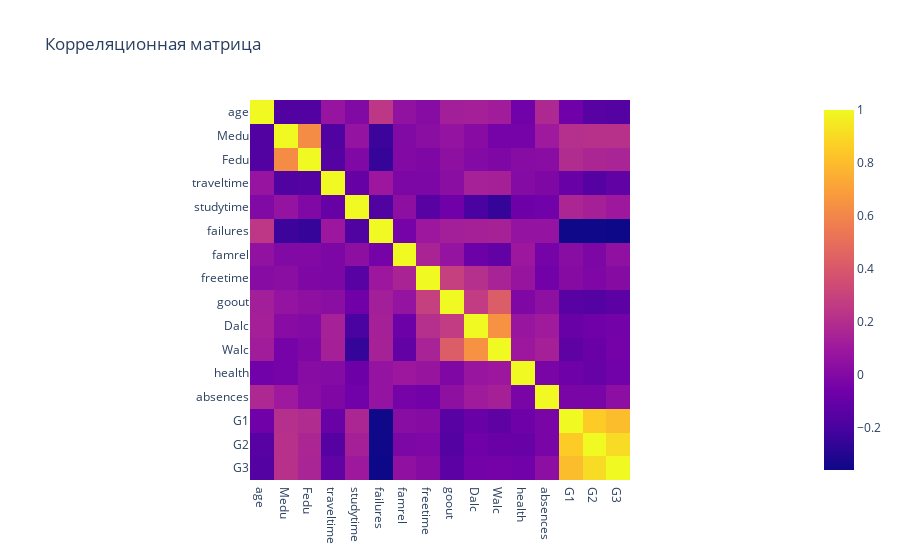

Notebook cell for this chart:
### Code cell
# Корреляционная матрица
# Удалить столбцы с текстовыми данными
dfCor = df.select_dtypes(exclude=['object'])

correlation_matrix = dfCor.corr()
fig = px.imshow(correlation_matrix, x=correlation_matrix.columns, y=correlation_matrix.index, title="Корреляционная матрица")
fig.show()

### Figure 1 — Plotly figure (JSON) as saved in the notebook; plotly's stock layout.template omitted (floating-point values rounded to 4 significant figures; data arrays with more than 128 entries replaced by an {"elided": "..."} marker saying what was removed)
{"data": [{"coloraxis": "coloraxis", "hovertemplate": "x: %{x}<br>y: %{y}<br>color: %{z}<extra></extra>", "name": "0", "type": "heatmap", "x": ["age", "Medu", "Fedu", "traveltime", "studytime", "failures", "famrel", "freetime", "goout", "Dalc", "Walc", "health", "absences", "G1", "G2", "G3"], "xaxis": "x", "y": ["age", "Medu", "Fedu", "traveltime", "studytime", "failures", "famrel", "freetime", "goout", "Dalc", "Walc", "health", "absences", "G1", "G2", "G3"], "yaxis": "y", "z": {"elided": "16x16 float values"}}], "layout": {"coloraxis": {"colorscale": [[0, "#0d0887"], [0.1111, "#46039f"], [0.2222, "#7201a8"], [0.3333, "#9c179e"], [0.4444, "#bd3786"], [0.5556, "#d8576b"], [0.6667, "#ed7953"], [0.7778, "#fb9f3a"], [0.8889, "#fdca26"], [1, "#f0f921"]]}, "title": {"text": "Корреляционная матрица"}, "xaxis": {"anchor": "y", "constrain": "domain", "domain": [0, 1], "scaleanchor": "y"}, "yaxis": {"anchor": "x", "autorange": "reversed", "constrain": "domain", "domain": [0, 1]}}}
